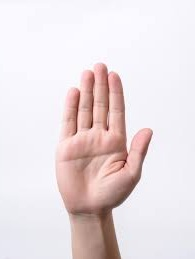
#> input picture Face/images/palm1.jpg, 195 x 259 px, found by its file name
$ python palm_compare.py   (older library calls are emulated)
#> lines starting #> are read from the running program, lines starting #| are printed output that depends on the picture; after the words box and inside, x2 and y2 are one past the last pixel; in counts of white or black regions, pixels touching at a corner belong together
import cv2
import numpy as np

def preprocess(img_path):
    img = cv2.imread(img_path, cv2.IMREAD_GRAYSCALE)
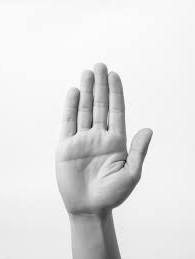
#> img: shape (259, 195); min 25, max 255, mean 225.6
    if img is None:
        raise ValueError(f"無法讀取圖片：{img_path}")
    _, binary = cv2.threshold(img, 50, 255, cv2.THRESH_BINARY)
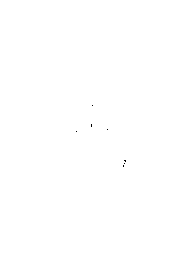
#> binary: shape (259, 195); 100% white; black in thin lines or dots, all inside (x1, y1, x2, y2) = (76, 105, 126, 167)
    contours, _ = cv2.findContours(binary, cv2.RETR_EXTERNAL, cv2.CHAIN_APPROX_SIMPLE)
#> contours = [[[0, 0], [0, 258], [194, 258], [194, 0]]]
    if not contours:
        raise ValueError("找不到掌紋輪廓")
    x, y, w, h = cv2.boundingRect(contours[0])
#> x = 0; y = 0; w = 195; h = 259
    roi = img[y:y+h, x:x+w]
    roi_resized = cv2.resize(roi, (128, 128))
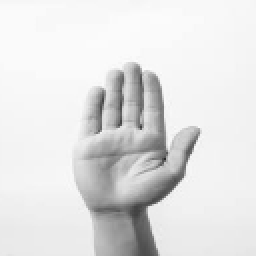
#> roi_resized: shape (128, 128) (shown 2 times larger); min 41, max 252, mean 225.6
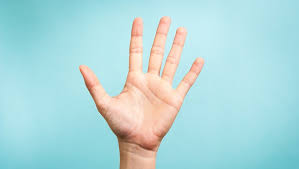
#> input picture Face/images/palm4.jpg, 299 x 169 px, found by its file name
#> in preprocess (call 2), `img = cv2.imread(img_path, cv2.IMREAD_GRAYSCALE)`:
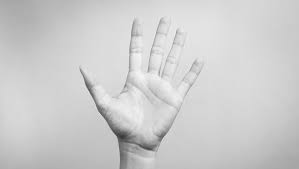
#> img: shape (169, 299); min 56, max 247, mean 205
#> in preprocess (call 2), `_, binary = cv2.threshold(img, 50, 255, cv2.THRESH_BINARY)`: binary: shape (169, 299); every value is 255
#> in preprocess (call 2), `contours, _ = cv2.findContours(binary, cv2.RETR_EXTERNAL, cv2.CHAIN_AP..`: contours = [[[0, 0], [0, 168], [298, 168], [298, 0]]]
#> in preprocess (call 2), `x, y, w, h = cv2.boundingRect(contours[0])`: w = 299; h = 169
#> in preprocess (call 2), `roi_resized = cv2.resize(roi, (128, 128))`:
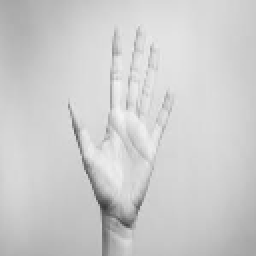
#> roi_resized: shape (128, 128) (shown 2 times larger); min 58, max 243, mean 204.9
    return roi_resized

def gabor_feature(img):
    filters = []
    for theta in [0, np.pi/4, np.pi/2, 3*np.pi/4]:
        kern = cv2.getGaborKernel((21, 21), 4.0, theta, 10.0, 0.5, 0, ktype=cv2.CV_32F)
        filters.append(kern)
    feats = [cv2.filter2D(img, cv2.CV_8UC3, f) for f in filters]
#> feats = 4 items
    return np.concatenate([f.flatten() for f in feats])

def cosine_similarity(vec1, vec2):
    dot = np.dot(vec1, vec2)
#> dot = 85
    norm1 = np.linalg.norm(vec1)
#> norm1 = 64621.4
    norm2 = np.linalg.norm(vec2)
#> norm2 = 65119.1
    return dot / (norm1 * norm2)

# 主流程
img1 = preprocess(r"C:\Users\Jasper\PycharmProjects\Face\images\palm1.jpg")
img2 = preprocess(r"C:\Users\Jasper\PycharmProjects\Face\images\palm4.jpg")

feat1 = gabor_feature(img1)
feat2 = gabor_feature(img2)

similarity = cosine_similarity(feat1, feat2)
#> similarity = 2.02e-08
print(f"掌紋相似度（Cosine Similarity）: {similarity:.4f}")
#| 掌紋相似度（Cosine Similarity）: 0.0000

if similarity > 0.85:
    print("✅ 判定：可能是同一個人")
else:
    print("❌ 判定：可能是不同的人")
